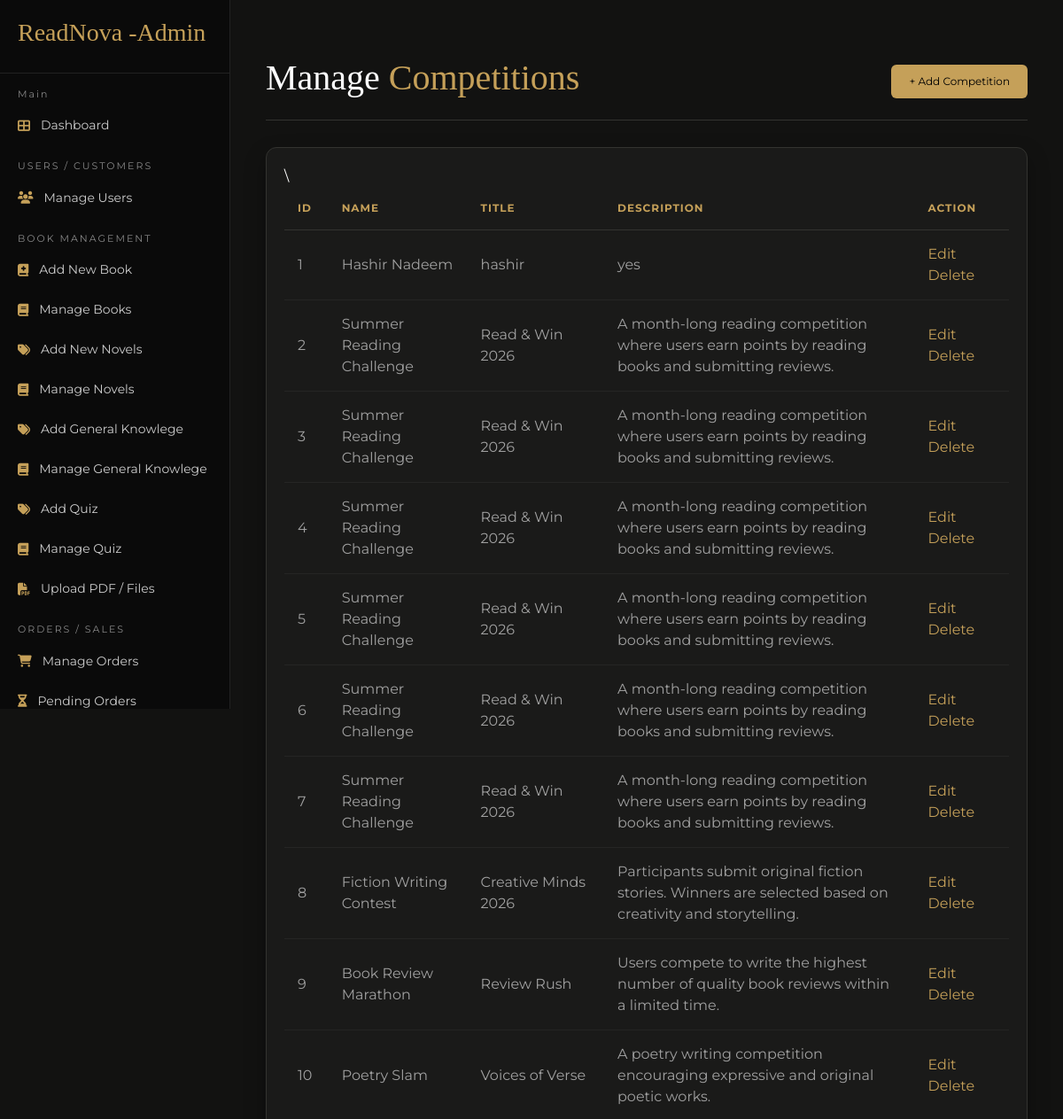
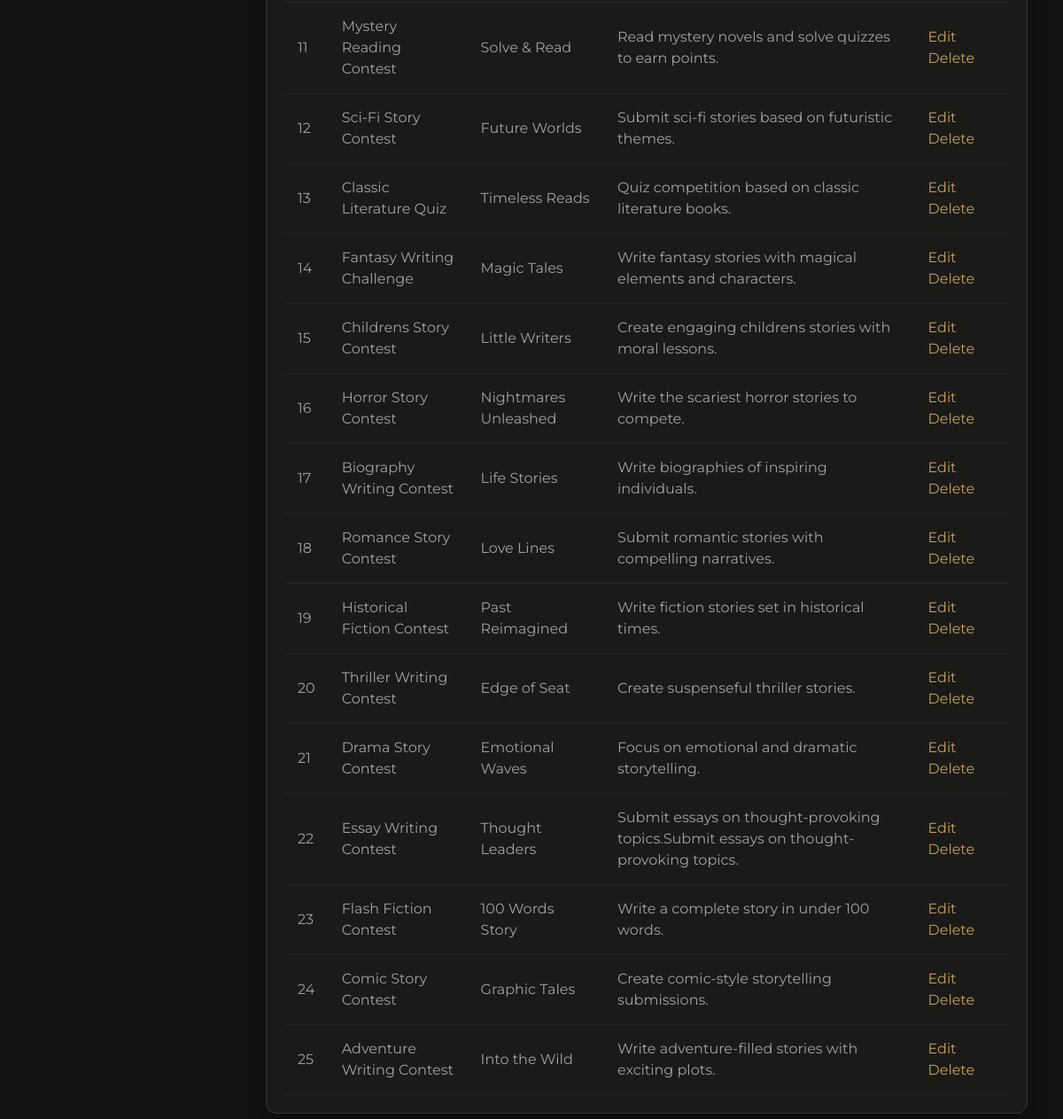
The page /Admin-site/competition.php on the database its author committed (2 pictures, top to bottom).
### tables this page shows
CREATE TABLE `competitions` (
  `id` int(11) NOT NULL,
  `name` varchar(255) NOT NULL,
  `title` varchar(255) NOT NULL,
  `description` text NOT NULL,
  `start_date` date NOT NULL,
  `end_date` date NOT NULL,
  `status` enum('active','upcoming','closed') DEFAULT 'upcoming',
  `created_at` timestamp NOT NULL DEFAULT current_timestamp(),
  `competition_number` int(11) NOT NULL
);

### Admin-site/competition.php (the view, shortened to what this page needs)
<?php
include('../includes/connection.php');
$query = "SELECT * FROM competitions";
$result = mysqli_query($conn, $query);
?>
<!DOCTYPE html>
<html>
<head>
    <link href='https://cdn.jsdelivr.net/npm/bootstrap@5.3.0/dist/css/bootstrap.min.css' rel='stylesheet'>
    <link rel='stylesheet' href='https://cdnjs.cloudflare.com/ajax/libs/font-awesome/6.4.0/css/all.min.css'>
</head>
<body>
<?php include '../includes/sidebar.php'; ?>
<div class="main-content">
    <div class="container-box">
        <header>
            <h2>Manage <span>Competitions</span></h2>
            <a href="add_competition.php" class="btn-add">+ Add Competition</a>
        </header>
        <div class="table-wrapper">
            <table>
                <tr>
                    <th>ID</th>
                    <th>Name</th>
                    <th>Title</th>
                    <th>Description</th>
                    <th>Action</th>
                </tr>
                <?php while($row = mysqli_fetch_assoc($result)) { ?>
                <tr>
                    <td><?php echo $row['id']; ?></td>
                    <td><?php echo $row['name']; ?></td>
                    <td><?php echo $row['title']; ?></td>
                    <td><?php echo $row['description']; ?></td>
                    <td class="action-links">
                        <a href="edit_competition.php?id=<?php echo $row['id']; ?>">Edit</a>
                        <a href="deletecompetition.php?id=<?php echo $row['id']; ?>" class="delete-link"
                           onclick="return confirm('Do you want to delete this competition?')">Delete</a>
                    </td>
                </tr>
                <?php } ?>
            </table>
        </div>
    </div>
</div>
</body>
</html>

### Admin-site/competition.php (style rules this page uses)
:root { --bg-color: #121211; --card-bg: #1a1a19; --gold: #c5a059; --text-main: #ffffff; --text-dim: #a0a0a0; --accent-border: #333330; }
body { margin: 0; background: var(--bg-color); color: var(--text-main); font-family: 'Montserrat', sans-serif; }
.main-content { margin-left: 260px; padding: 40px; }
header { display: flex; justify-content: space-between; align-items: center; margin-bottom: 30px; border-bottom: 1px solid var(--accent-border); padding-bottom: 15px; }
h2 { font-family: 'Playfair Display', serif; font-size: 2.5rem; }
h2 span { color: var(--gold); }
.btn-add { background: var(--gold); color: #000; padding: 10px 20px; text-decoration: none; font-size: 12px; border-radius: 6px; transition: 0.3s; }
.table-wrapper { background: var(--card-bg); padding: 20px; border: 1px solid var(--accent-border); border-radius: 12px; box-shadow: 0 10px 25px rgba(0,0,0,0.3); }
table { width: 100%; border-collapse: collapse; }
th { color: var(--gold); text-transform: uppercase; font-size: 12px; padding: 15px; border-bottom: 1px solid var(--accent-border); letter-spacing: 1px; }
td { padding: 15px; color: var(--text-dim); border-bottom: 1px solid #252524; transition: 0.3s; }
tr { transition: all 0.3s ease; }
.action-links a { color: var(--gold); margin-right: 10px; text-decoration: none; transition: 0.3s; }
.delete-link { color: red; }

### rows shown on the page
competitions: id "1", name "Hashir Nadeem", title "hashir", description "yes"
competitions: id "2", name "Summer Reading Challenge", title "Read & Win 2026", description "A month-long reading competition where users earn points by reading books and submitting reviews."
competitions: id "3", name "Summer Reading Challenge", title "Read & Win 2026", description "A month-long reading competition where users earn points by reading books and submitting reviews."
competitions: id "4", name "Summer Reading Challenge", title "Read & Win 2026", description "A month-long reading competition where users earn points by reading books and submitting reviews."
competitions: id "5", name "Summer Reading Challenge", title "Read & Win 2026", description "A month-long reading competition where users earn points by reading books and submitting reviews."
competitions: id "6", name "Summer Reading Challenge", title "Read & Win 2026", description "A month-long reading competition where users earn points by reading books and submitting reviews."
competitions: id "7", name "Summer Reading Challenge", title "Read & Win 2026", description "A month-long reading competition where users earn points by reading books and submitting reviews."
competitions: id "8", name "Fiction Writing Contest", title "Creative Minds 2026", description "Participants submit original fiction stories. Winners are selected based on creativity and storytelling."
competitions: id "9", name "Book Review Marathon", title "Review Rush", description "Users compete to write the highest number of quality book reviews within a limited time."
competitions: id "10", name "Poetry Slam", title "Voices of Verse", description "A poetry writing competition encouraging expressive and original poetic works."
competitions: id "11", name "Mystery Reading Contest", title "Solve & Read", description "Read mystery novels and solve quizzes to earn points."
competitions: id "12", name "Sci-Fi Story Contest", title "Future Worlds", description "Submit sci-fi stories based on futuristic themes."
competitions: id "13", name "Classic Literature Quiz", title "Timeless Reads", description "Quiz competition based on classic literature books."
competitions: id "14", name "Fantasy Writing Challenge", title "Magic Tales", description "Write fantasy stories with magical elements and characters."
competitions: id "15", name "Childrens Story Contest", title "Little Writers", description "Create engaging childrens stories with moral lessons."
competitions: id "16", name "Horror Story Contest", title "Nightmares Unleashed", description "Write the scariest horror stories to compete."
competitions: id "17", name "Biography Writing Contest", title "Life Stories", description "Write biographies of inspiring individuals."
competitions: id "18", name "Romance Story Contest", title "Love Lines", description "Submit romantic stories with compelling narratives."
competitions: id "19", name "Historical Fiction Contest", title "Past Reimagined", description "Write fiction stories set in historical times."
competitions: id "20", name "Thriller Writing Contest", title "Edge of Seat", description "Create suspenseful thriller stories."
competitions: id "21", name "Drama Story Contest", title "Emotional Waves", description "Focus on emotional and dramatic storytelling."
competitions: id "22", name "Essay Writing Contest", title "Thought Leaders", description "Submit essays on thought-provoking topics.Submit essays on thought-provoking topics."
competitions: id "23", name "Flash Fiction Contest", title "100 Words Story", description "Write a complete story in under 100 words."
competitions: id "24", name "Comic Story Contest", title "Graphic Tales", description "Create comic-style storytelling submissions."
competitions: id "25", name "Adventure Writing Contest", title "Into the Wild", description "Write adventure-filled stories with exciting plots."
